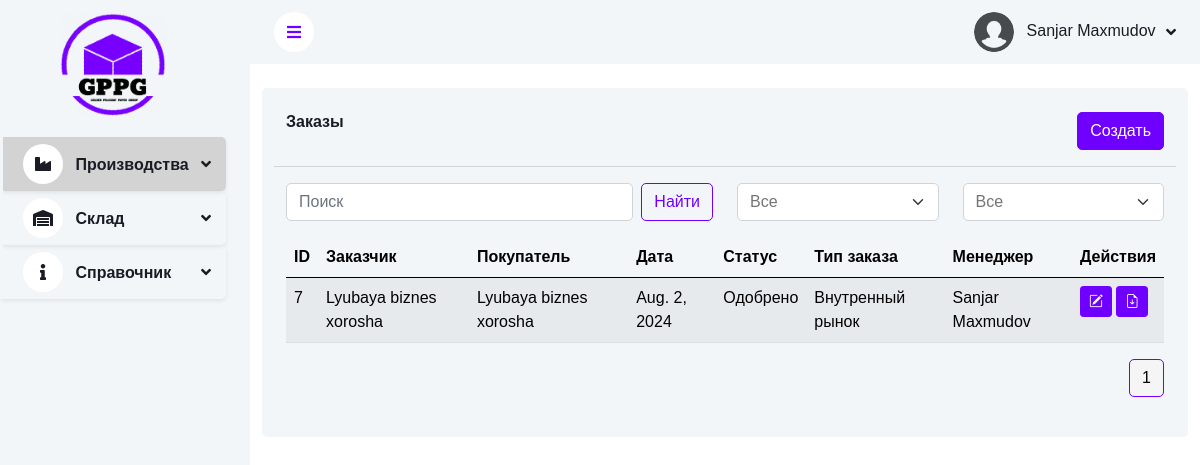
/production/boxorders/ (signed in), run on the app's committed database.
### apps/users/models.py (models this page shows)
class CustomUser(AbstractUser, PermissionsMixin):
    is_director = models.BooleanField(default=False)
    photo = models.ImageField(upload_to='employee_photos', default='default-profile__picture.jpg')
    groups = models.ManyToManyField(Group, related_name='custom_user_groups', blank=True, verbose_name='groups')
    user_permissions = models.ManyToManyField(Permission, related_name='custom_user_permissions', blank=True,
                                              verbose_name='user permissions')
    def get_full_name(self):
        return f"{self.first_name} {self.last_name}"
    def __str__(self):
        return self.get_full_name()

### apps/production/models.py (models this page shows, shortened)
class BoxOrder(BaseModel):
	class BoxOrderStatus(models.TextChoices):
		ACCEPT = 'Одобрено', 'Одобрено'
		REJECT = 'Отклонено', 'Отклонено'
		NEW = 'НОВАЯ', 'НОВАЯ'
	class BoxTypeOrder(models.TextChoices):
		SAMPLE = 'Образец', 'Образец'
		EXPORT = 'Экспорт', 'Экспорт'
		INTERNAL_MARKET = 'Внутренный рынок', 'Внутренный рынок'
		SERVICE = 'Услуга', 'Услуга'
	data = models.DateField(editable=True, verbose_name="Дата")
	customer = models.ForeignKey(Firm, models.SET_NULL, verbose_name="Клиент", null=True)
	buyer = models.ForeignKey(Firm, models.SET_NULL, related_name='buyers', verbose_name="Покупатель", null=True)
	status = models.CharField(choices=BoxOrderStatus.choices, default=BoxOrderStatus.NEW, null=True, blank=True,
							  max_length=20, verbose_name="Статус")
	type_order = models.CharField(max_length=100, choices=BoxTypeOrder.choices, verbose_name="Тип заказа")
	specification = models.ForeignKey(Specification, on_delete=models.SET_NULL, null=True, verbose_name="Спецификация")
	manager = models.ForeignKey(CustomUser, on_delete=models.CASCADE, null=True, blank=True, verbose_name="Менеджер")
	date_of_production = models.DateField(editable=True, verbose_name="Дата производства")
	class Meta:
		verbose_name = "Заказ коробки"
		verbose_name_plural = "Заказы коробок"

### apps/info/models.py (models this page shows)
class Firm(BaseModel):
	SUPPLIER = 'supplier'
	CUSTOMER = 'customer'
	BOTH = 'both'
	FIRM_TYPES = [
		(SUPPLIER, 'Поставщик'),
		(CUSTOMER, 'Заказчик'),
		(BOTH, 'Поставщик и Заказчик'),
	]
	code = models.CharField(max_length=10, unique=True, null=True, blank=True, verbose_name="Код")
	name = models.CharField(max_length=150, verbose_name="Название")
	type_firm = models.CharField(max_length=20, choices=FIRM_TYPES, verbose_name="Тип фирмы")
	is_active = models.BooleanField(default=True, null=True, blank=True, verbose_name="Активна")
	legal_address = models.CharField(max_length=150, null=True, blank=True, verbose_name="Юридический адрес")
	actual_address = models.CharField(max_length=150, null=True, blank=True, verbose_name="Фактический адрес")
	phone_number = models.CharField(max_length=13, null=True, blank=True, verbose_name="Номер телефона")
	license_number = models.CharField(max_length=100, null=True, blank=True, verbose_name="Номер лицензии")
	mfo = models.CharField(max_length=5, null=True, blank=True, verbose_name="МФО")
	def __str__(self):
		return self.name
	class Meta:
		verbose_name = "Фирма"
		verbose_name_plural = "Фирмы"

### apps/production/views.py (the view)
# urls.py: path('boxorders/', BoxOrderListView.as_view(), name='box-order-list'),
class BoxOrderListView(BaseListView):
	def get(self, request):
		box_orders = BoxOrder.objects.all().order_by('-created_time')
		status = request.GET.get('status', 'all')
		type_order = request.GET.get('type_order', 'all')
		if status and status != "all":
			box_orders = box_orders.filter(status=status)
		if type_order and type_order != "all":
			box_orders = box_orders.filter(type_order=type_order)
		page_obj = self.apply_pagination_and_search(box_orders, request)
		context = {
			'items': page_obj,
			'box_orders': page_obj,
			'selected_status': status,
			'selected_type_order': type_order,
		}
		return render(request, "production/box_order_list.html", context)

### apps/shared/views.py (called while the page is built)
	@staticmethod
	def apply_pagination_and_search(queryset, request):
		search_query = request.GET.get('search')
		if search_query:
			search_query = search_query.strip()
			queryset = queryset.filter(Q(name__icontains=search_query))
		page_size = request.GET.get("page_size", 12)
		paginator = Paginator(queryset, page_size)
		page_num = request.GET.get("page", 1)
		page_obj = paginator.get_page(page_num)
		return page_obj

### templates/production/box_order_list.html (shortened to what this page needs)
{% extends 'base.html' %}
{% load static %}
{% block content %}
    <div class="container-fluid pt-4">
        <div class="row g-4">
            <div class="col-md-12">
                <div class="bg-light rounded p-4">
                    <div class="row">
                        <div class="col-md-6">
                            <h6 class="">Заказы</h6>
                        </div>
                        <div class="col-md-6 d-flex justify-content-end mb-3">
                            <a href="{% url 'production:box-order-create' %}" class="btn btn-primary">Создать</a>
                        </div>
                        <hr>
                    </div>
                    <div class="row mb-3">
                        <div class="col-md-6">
                            <form class="d-flex">
                                <input type="search" name="search" class="form-control me-2" placeholder="Поиск">
                                <button type="submit" class="btn btn-outline-primary">Найти</button>
                            </form>
                        </div>
                        <div class="col-md-6 text-end">
                            <div class="row">
                                <div class="col-md-6">
                                    <form id="status-form" method="GET" action="{% url 'production:box-order-list' %}">
                                        <select id="status-filter" name="status" class="form-select">
                                            <option value="all" {% if selected_status == 'all' %} selected {% endif %}>
                                                Все
                                            </option>
                                        </select>
                                    </form>
                                </div>
                                <div class="col-md-6">
                                    <form id="type_order-form" method="GET" action="{% url 'production:box-order-list' %}">
                                        <select id="type_order-filter" name="type_order" class="form-select">
                                            <option value="all" {% if selected_type_order == 'all' %} selected {% endif %}>
                                                Все
                                            </option>
                                        </select>
                                    </form>
                                </div>
                            </div>
                        </div>
                    </div>
                    <div class="table-responsive">
                        <table class="table table-striped table-light table-hover">
                            <thead>
                                <tr>
                                    <th scope="col">ID</th>
                                    <th scope="col">Заказчик</th>
                                    <th scope="col">Покупатель</th>
                                    <th scope="col">Дата</th>
                                    <th scope="col">Статус</th>
                                    <th scope="col">Тип заказа</th>
                                    <th scope="col">Менеджер</th>
                                    <th scope="col">Действия</th>
                                </tr>
                            </thead>
                            <tbody>
                                {% for box_order in box_orders %}
                                    <tr>
                                        <td>{{ box_order.id }}</td>
                                        <td>{{ box_order.customer }}</td>
                                        <td>{{ box_order.buyer }}</td>
                                        <td>{{ box_order.data }}</td>
                                        <td>{{ box_order.status }}</td>
                                        <td>{{ box_order.type_order }}</td>
                                        <td>{{ box_order.manager }}</td>
                                        <td>
                                            <a href="{% url 'production:box-order-detail' box_order.pk %}" class="btn btn-primary btn-sm">
                                                <i class="bi bi-pencil-square"></i>
                                            </a>
                                            <a href="{% url 'production:generate_box_order_pdf' box_order.pk %}" class="btn btn-primary btn-sm">
                                                <i class="bi bi-file-earmark-arrow-down"></i>
                                            </a>
                                        </td>
                                    </tr>
                                {% endfor %}
                            </tbody>
                        </table>
                    </div>
                    {% include 'base/pagination.html' with items=items %}
                </div>
            </div>
        </div>
    </div>
{% endblock %}

### templates/base.html (shortened to what this page needs)
{% load static %}
{% url 'info:material-list' as material_url %}
{% url 'info:material-type-list' as material_type_url %}
{% url 'info:material-group-list' as material_group_url %}
<!DOCTYPE html>
<html lang="en">
<head>
    <link href="https://cdnjs.cloudflare.com/ajax/libs/font-awesome/5.10.0/css/all.min.css" rel="stylesheet">
    <link href="https://cdn.jsdelivr.net/npm/bootstrap-icons@1.4.1/font/bootstrap-icons.css" rel="stylesheet">
    <link href="{% static 'lib/owlcarousel/assets/owl.carousel.min.css' %}" rel="stylesheet">
    <link href="{% static 'lib/tempusdominus/css/tempusdominus-bootstrap-4.min.css' %}" rel="stylesheet">
    <link href="{% static 'css/bootstrap.min.css' %}" rel="stylesheet">
    <link href="{% static 'css/style.css' %}" rel="stylesheet">
</head>
<body>
<div class="container-xxl position-relative bg-white d-flex p-0">
    <div class="sidebar pe-4 pb-3">
        <nav class="navbar bg-light navbar-light">
            <a href="{% url 'base_html' %}" class="navbar-brand mx-4 mb-3 text-center">
                <i class="fa"> <img src="{% static 'img/logo_box.png' %}" class="logo" style="width: 60%;" alt="logo">
                </i>
            </a>
            <div class="navbar-nav w-100">
                <div class="nav-item dropdown shadow-sm rounded {% if 'production/' in request.path %}active{% endif %}">
                    <a href="#" class="nav-link dropdown-toggle fw-bold" data-bs-toggle="dropdown">
                        <i class="fa fa-industry me-2"></i> Производства
                    </a>
                </div>
                <div class="nav-item dropdown shadow-sm rounded {% if 'depo/' in request.path %}active{% endif %}">
                    <a href="#" class="nav-link dropdown-toggle fw-bold" data-bs-toggle="dropdown"
                       aria-expanded="false">
                        <i class="fa fa-warehouse me-2"></i> Склад
                    </a>
                </div>
                <div class="nav-item dropdown shadow-sm rounded {% if 'info/' in request.path %}active{% endif %}">
                    <a href="#" class="nav-link dropdown-toggle fw-bold" data-bs-toggle="dropdown">
                        <i class="fa fa-info me-2"></i> Справочник
                    </a>
                </div>
            </div>
        </nav>
    </div>
    <div class="content">
        <nav class="navbar navbar-expand bg-light navbar-light sticky-top px-4 py-0">
            <a href="#" class="sidebar-toggler flex-shrink-0">
                <i class="fa fa-bars"></i>
            </a>
            <div class="navbar-nav align-items-center ms-auto">
                <div class="nav-item dropdown">
                    <a href="#" class="nav-link dropdown-toggle" data-bs-toggle="dropdown">
                        <img class="rounded-circle me-lg-2" src="{% static 'img/user.jpg' %}" alt=""
                             style="width: 40px; height: 40px;">
                        <span class="d-none d-lg-inline-flex">{{ request.user.get_full_name }}</span>
                    </a>
                </div>
            </div>
        </nav>
        {% block content %}
        {% endblock %}
    </div>
</div>
</body>
</html>

### static/css/style.css (style rules this page uses)
:root { --primary: #6f00ff; --light: #F3F6F9; --dark: #191C24; }
.btn { transition: 0.5s; }
.btn.btn-primary { color: #ffffff; }
.sidebar { position: fixed; top: 0; left: 0; bottom: 0; width: 250px; height: 100vh; overflow-y: auto; background: var(--light); transition: 0.5s; z-index: 999; }
.content { margin-left: 250px; min-height: 100vh; background: #ffffff; transition: 0.5s; }
@media (min-width: 992px) { .sidebar { margin-left: 0; } }
@media (min-width: 992px) { .content { width: calc(100% - 250px); } }
.sidebar .navbar .navbar-nav .nav-link { padding: 7px 20px; color: var(--dark); font-weight: 500; border-left: 3px solid var(--light); border-radius: 0 30px 30px 0; outline: none; }
.active { background: lightgray; border-radius: 7px; }
.sidebar .navbar .navbar-nav .nav-link i { width: 40px; height: 40px; display: inline-flex; align-items: center; justify-content: center; background: #ffffff; border-radius: 40px; }
.sidebar .navbar .dropdown-toggle::after { position: absolute; top: 15px; right: 15px; border: none; content: "\f107"; font-family: "Font Awesome 5 Free"; font-weight: 900; transition: 0.5s; }
.nav-item.dropdown .nav-link { transition: background-color 0.3s ease; }
.content .navbar .navbar-nav .nav-link { margin-left: 25px; padding: 12px 0; color: var(--dark); outline: none; }
.content .navbar .sidebar-toggler, .content .navbar .navbar-nav .nav-link i { width: 40px; height: 40px; display: inline-flex; align-items: center; justify-content: center; background: #ffffff; border-radius: 25px; }
.content .navbar .dropdown-toggle::after { margin-left: 6px; vertical-align: middle; border: none; content: "\f107"; font-family: "Font Awesome 5 Free"; font-weight: 900; transition: 0.5s; }
.logo { width: 60%; }

### data on the page
CustomUser: user.get_full_name "Sanjar Maxmudov"
BoxOrder: id "7", customer "Lyubaya biznes xorosha", buyer "Lyubaya biznes xorosha", data "Aug. 2, 2024", status "Одобрено", type_order "Внутренный рынок", manager "Sanjar Maxmudov"

### other printed values
{{ i }} "1"
